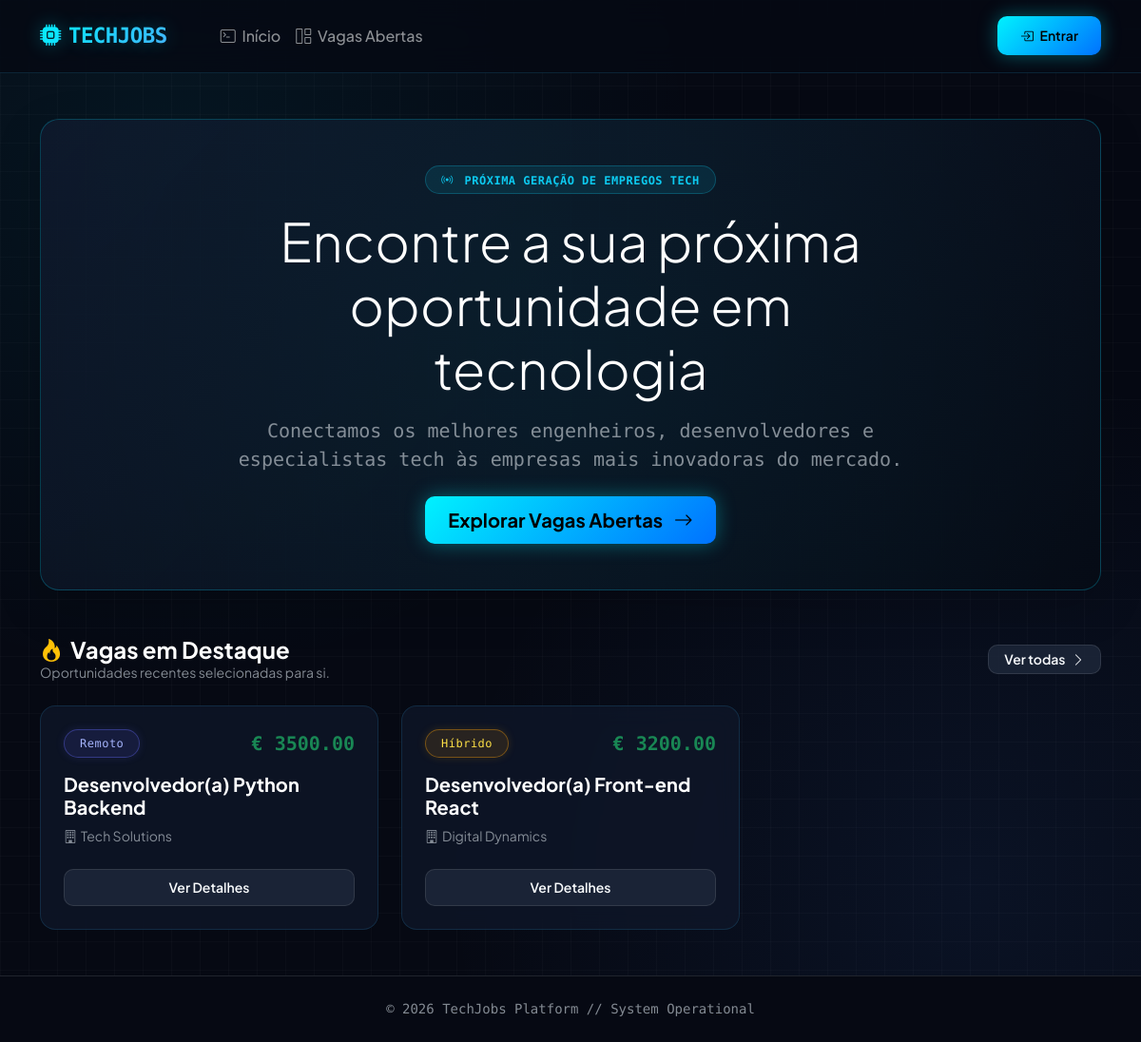
The app's page /, older data.
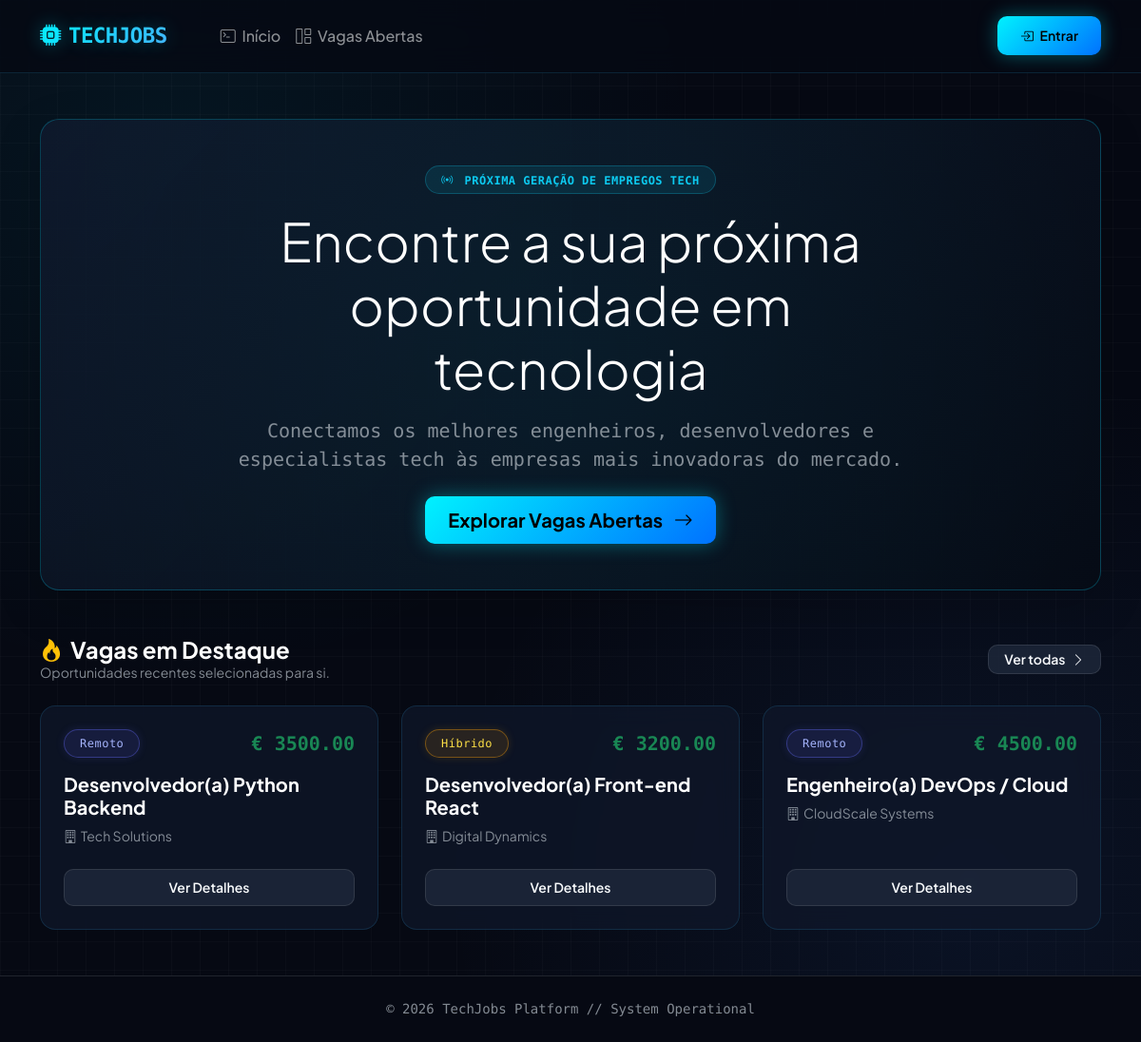
The same page, newer data.
### app/models.py (models this page shows, shortened)
class Vaga(models.Model):
    MODALIDADE_CHOICES = [
        ('Remoto', 'Remoto'),
        ('Híbrido', 'Híbrido'),
        ('Presencial', 'Presencial'),
    ]
    titulo_vaga = models.CharField(max_length=200)
    empresa = models.CharField(max_length=150)
    modalidade = models.CharField(max_length=20, choices=MODALIDADE_CHOICES, default='Remoto')
    salario = models.DecimalField(max_digits=10, decimal_places=2)
    requisitos = models.TextField()
    ativa = models.BooleanField(default=True)

### app/views.py (the view)
# urls.py: path('', views.home, name='home'),
def home(request):
    vagas_em_alta = Vaga.objects.filter(ativa=True)[:3]
    return render(request, 'app/home.html', {'vagas_em_alta': vagas_em_alta})

### app/templates/app/home.html
{% extends 'app/base.html' %}
{% block content %}
<div class="card hero-card p-5 text-center mb-5 shadow-lg">
    <div class="row justify-content-center position-relative" style="z-index: 1;">
        <div class="col-lg-9">
            <span class="badge bg-info bg-opacity-10 text-info fw-semibold px-3 py-2 rounded-pill mb-3 border border-info border-opacity-25">
                <i class="bi bi-broadcast me-1"></i> PRÓXIMA GERAÇÃO DE EMPREGOS TECH
            </span>
            <h1 class="fw-extrabold display-4 text-white mb-3">Encontre a sua próxima oportunidade em tecnologia</h1>
            <p class="text-muted lead mb-4 fs-5">
                Conectamos os melhores engenheiros, desenvolvedores e especialistas tech às empresas mais inovadoras do mercado.
            </p>
            <a href="{% url 'lista_vagas' %}" class="btn btn-primary-clean btn-lg px-4">
                Explorar Vagas Abertas <i class="bi bi-arrow-right ms-2"></i>
            </a>
        </div>
    </div>
</div>
<div class="d-flex justify-content-between align-items-center mb-4">
    <div>
        <h4 class="fw-bold m-0 text-white"><i class="bi bi-fire text-warning me-2"></i>Vagas em Destaque</h4>
        <p class="text-muted small m-0">Oportunidades recentes selecionadas para si.</p>
    </div>
    <a href="{% url 'lista_vagas' %}" class="btn btn-sm btn-light-clean px-3">
        Ver todas <i class="bi bi-chevron-right ms-1"></i>
    </a>
</div>
<div class="row g-4">
    {% for vaga in vagas_em_alta %}
    <div class="col-md-4">
        <div class="card card-clean card-clean-hover h-100 p-3">
            <div class="card-body d-flex flex-column p-2">
                <div class="d-flex justify-content-between align-items-center mb-3">
                    <span class="badge {% if vaga.modalidade == 'Remoto' %}badge-remoto{% elif vaga.modalidade == 'Híbrido' %}badge-hibrido{% else %}badge-presencial{% endif %} px-3 py-2 rounded-pill fw-medium">
                        {{ vaga.modalidade }}
                    </span>
                    <span class="fw-bold text-success fs-5">€ {{ vaga.salario }}</span>
                </div>
                <h5 class="fw-bold text-white mb-2">{{ vaga.titulo_vaga }}</h5>
                <p class="text-muted small mb-4"><i class="bi bi-building me-1"></i>{{ vaga.empresa }}</p>
                <a href="{% url 'detalhe_vaga' vaga.pk %}" class="btn btn-sm btn-light-clean w-100 mt-auto py-2">
                    Ver Detalhes
                </a>
            </div>
        </div>
    </div>
    {% empty %}
    <div class="col-12 text-center py-5 text-muted">
        <p class="mb-0">Nenhuma vaga registada de momento.</p>
    </div>
    {% endfor %}
</div>
{% endblock %}

Row changes from the older to the newer data that the page shows:
added Vaga: modalidade "Remoto", salario "4500.00", titulo_vaga "Engenheiro(a) DevOps / Cloud", empresa "CloudScale Systems"
